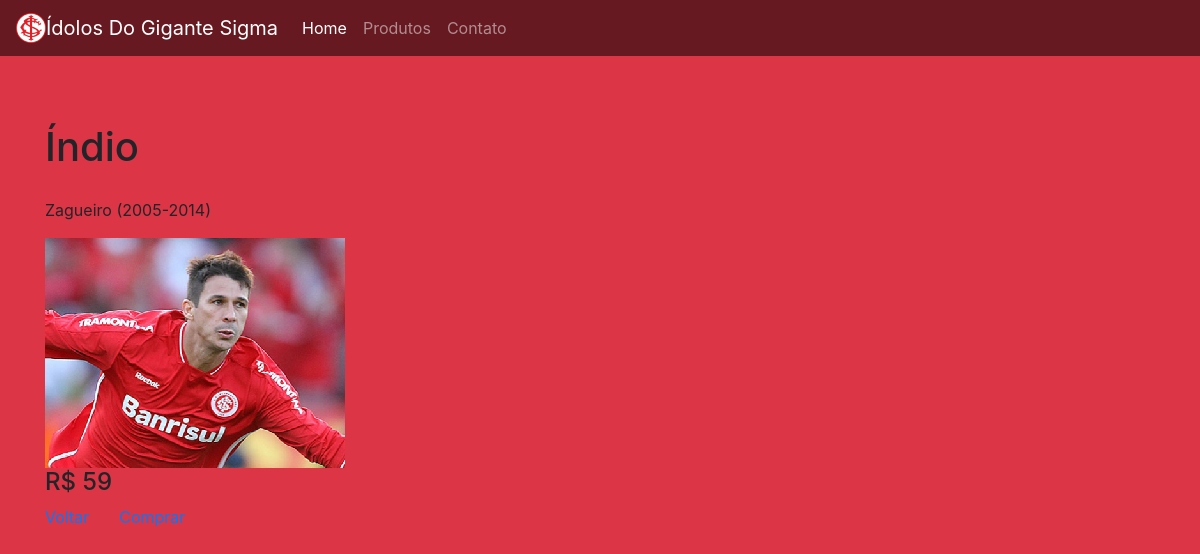
Before: /produto-detalhe.php?id=6&tipo=promocao with the older database file.
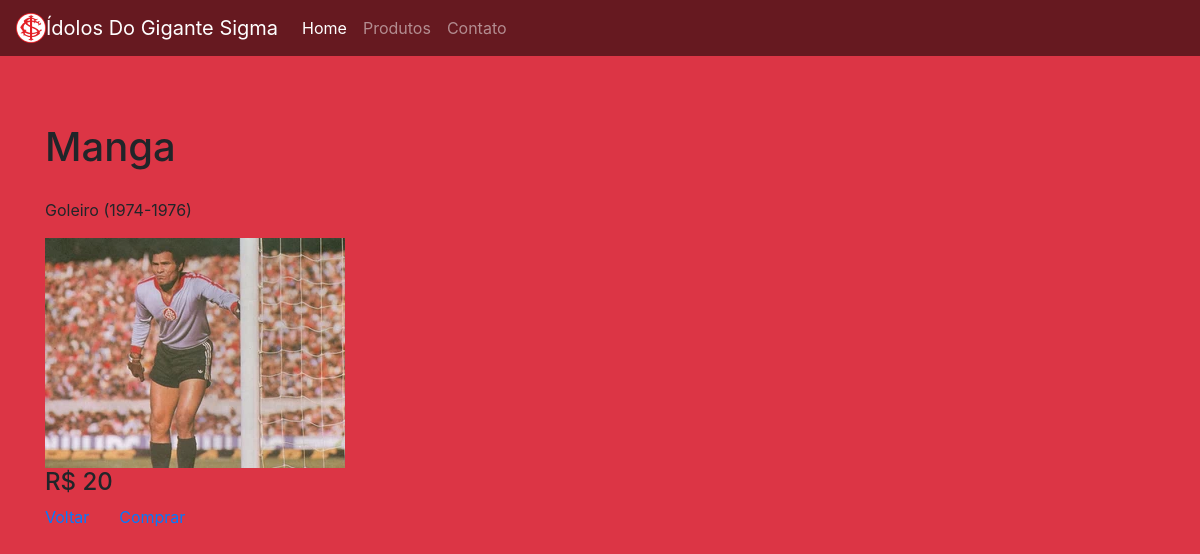
After: the same page with the newer database file.
### tables this page shows
CREATE TABLE `produtos` (
  `ProdutoID` int(11) NOT NULL,
  `Nome` varchar(150) NOT NULL,
  `Descricao` longtext NOT NULL,
  `Imagem` varchar(200) NOT NULL,
  `Preco` float NOT NULL,
  `CategoriaID` int(11) NOT NULL,
  `Ativo` tinyint(1) NOT NULL
);

### produto-detalhe.php (the view, shortened to what this page needs)
<?php
include_once './includes/_head.php';
include_once './includes/_header.php';
$id = $_GET['id'];
    $sql = "SELECT * FROM produtos WHERE Ativo = 1 AND ProdutoID = {$id}";
    $exec = mysqli_query($conn, $sql);
    $produtos = mysqli_fetch_assoc($exec);
?>
<div class="container mt-5">
    <div class="row">
        <div class="col">
        <h1><?php echo $produtos['Nome'];?></h1>
        <p><?php echo $produtos['Descricao']?></p>
        <img src="./content/<?php echo $produtos['Imagem']?>">
        <h4>R$ <?php echo $produtos['Preco']?></h4>
        </div>
    </div>
    <div class="row">
        <a href="index.php"><div class="col">Voltar</div></a>
        <a href=""><div class="col">Comprar</div></a>
    </div>
</div>
<?php
include_once './includes/_footer.php';
?>

Changed rows visible on the page:
changed produtos: Nome "Índio" → "Manga"; Descricao "Zagueiro (2005-2014)" → "Goleiro (1974-1976)"; Imagem: a different picture; Preco "59" → "20"
